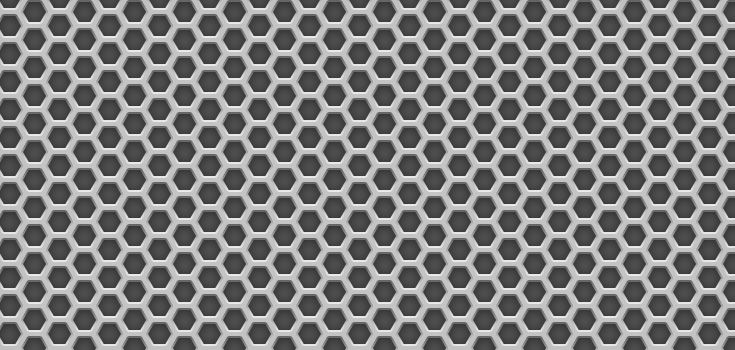
#> input picture B2-Computer_Vision_1/TP2/metalgrid.jpg, 735 x 350 px
$ jupyter execute TrabajoPractico2.ipynb   (shell and % lines are left out)
#> lines starting #> are read from the running program, lines starting #| are printed output that depends on the picture
# Trabajo Practico 2: Filtros y Deteccion de bordes
<p style='text-align: justify;'>
    En este trabajo practico se implementa un algoritmo que:

   * Calcula los gradientes en la imagen (direccion y modulo)
   * Muestra imagenes de angulo y modulo
   * Marca con color las direcciones de gradientes mas altos

    Para ello, haremos uso del algoritmo de Canny. (https://docs.opencv.org/3.4/da/d22/tutorial_py_canny.html)
</p>

[cell 1]
# %matplotlib inline

# OpenCV-Python utiliza NumPy para el manejo de imágenes
import numpy as np
# cv2 es el módulo python para acceder a OpenCV
import cv2 as cv
# Usamos las poderosas herramientas de graficación de matplotlib para mostrar imágenes, perfiles, histogramas, etc
import matplotlib.pyplot as plt
# Importamos librerías para manejo de tiempo
import time

[cell 2]
img = cv.imread('metalgrid.jpg')
#> img is the input picture: shape (350, 735, 3); min 38, max 250, mean 125.4
gray = cv.cvtColor(img, cv.COLOR_BGR2GRAY)

<p style='text-align: justify;'>
    En primer lugar utilizaremos un filtro gaussiano 5x5 con media 0 para reducir el ruido de la imagen.
</p>

[cell 3]
# Suavizado Gaussiano
#====================
start = time.time()

blur = cv.GaussianBlur(gray,(5,5),0)
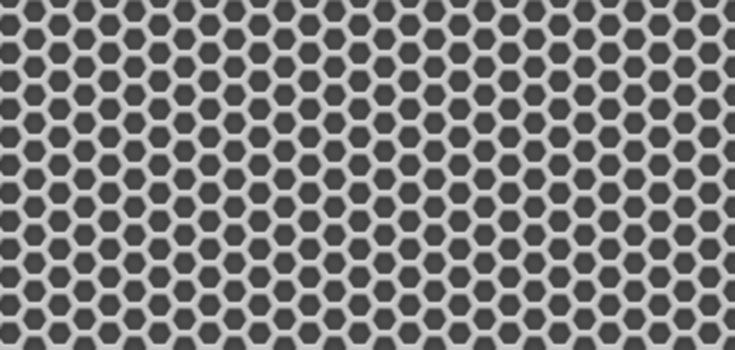
#> blur: shape (350, 735); min 59, max 212, mean 125.4

elapsed = time.time()-start
print('Blur {} segundos'.format(elapsed))

<p style='text-align: justify;'>
    El siguiente paso es encontrar el gradiente de intensindad de la imagen. Utilizaremos un filtro de Sobel en direccion X e Y
</p>

[cell 4]
# Gradientes
#===========
start = time.time()

# Aplicamos Sobelx en 'float32' y luego convertimos de nuevo a 8-bit para evitar overflow
sobelx_64 = cv.Sobel(blur,cv.CV_32F,1,0,ksize=3)
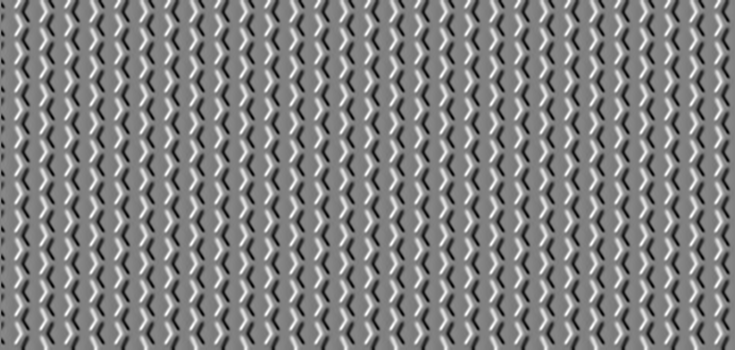
#> sobelx_64: shape (350, 735) float32; min -328, max 320, mean -0.3; drawn with min black and max white
absx_64 = np.absolute(sobelx_64)
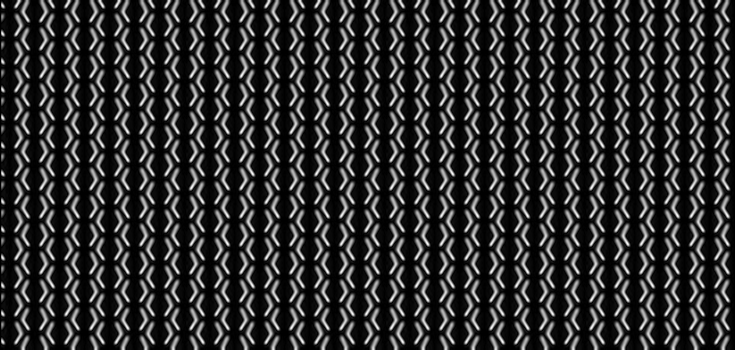
#> absx_64: shape (350, 735) float32; min 0, max 328, mean 65.9; drawn with min black and max white
sobelx_8u1 = absx_64/absx_64.max()*255
sobelx_8u = np.uint8(sobelx_8u1)

# De igual modo para Sobely
sobely_64 = cv.Sobel(blur,cv.CV_32F,0,1,ksize=3)
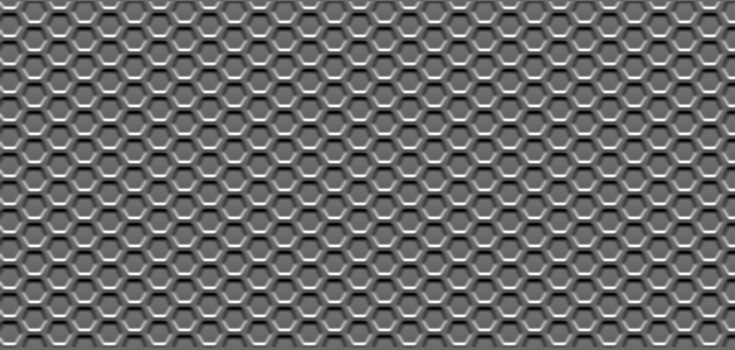
#> sobely_64: shape (350, 735) float32; min -291, max 415, mean 0.5; drawn with min black and max white
absy_64 = np.absolute(sobely_64)
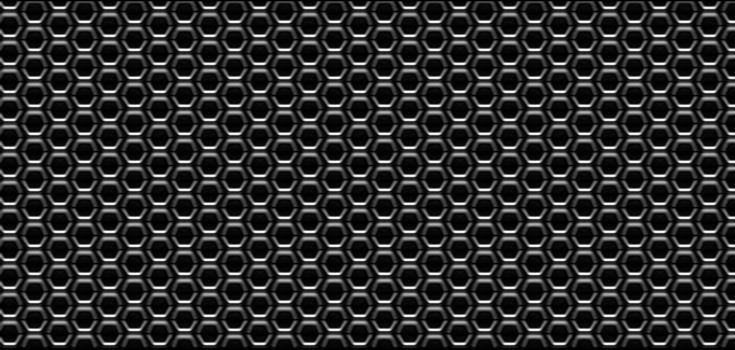
#> absy_64: shape (350, 735) float32; min 0, max 415, mean 75.3; drawn with min black and max white
sobely_8u1 = absy_64/absy_64.max()*255
sobely_8u = np.uint8(sobely_8u1)

# De los gradiente calculamos Magnitud y lo pasamos a 8-bit (Opcional)
mag = np.hypot(sobelx_8u, sobely_8u)
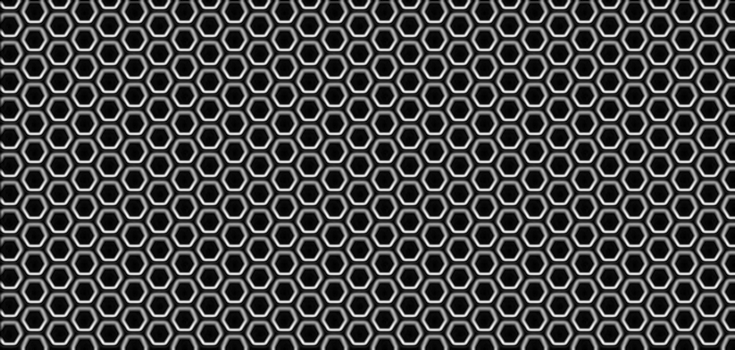
#> mag: shape (350, 735) float16; min 0, max 282.2, mean 78; drawn with min black and max white
mag = mag/mag.max()*255
mag = np.uint8(mag)

# Encontramos la Dirección y la pasamos a grados
theta = np.arctan2(sobely_64, sobelx_64)
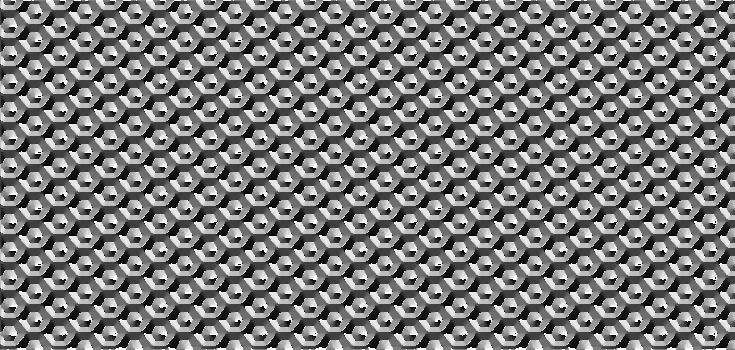
#> theta: shape (350, 735) float32; min -3.14, max 3.14, mean -0.104; drawn with min black and max white
angle = np.rad2deg(theta)

elapsed = time.time()-start
print('Gradientes {} segundos'.format(elapsed))

[cell 5]
# Supresión de no-máximos
#========================
start = time.time()

# Encontramos los píxels vecinos (b,c) en la dirección (redondeadea) del gradiente y aplicamos la supresión de no-máximos
M, N = mag.shape
#> M = 350; N = 735
Non_max = np.zeros((M,N), dtype= np.uint8)

horizontal = []
# Borde:


for i in range(1,M-1):
    for j in range(1,N-1):
        # Horizontal 0
        if (0 <= angle[i,j] < 22.5) or (157.5 <= angle[i,j] <= 180) or (-22.5 <= angle[i,j] < 0) or (-180 <= angle[i,j] < -157.5):
            b = mag[i, j+1]
            c = mag[i, j-1]
            horizontal.append((i,j))
        # Diagonal 45
        elif (22.5 <= angle[i,j] < 67.5) or (-157.5 <= angle[i,j] < -112.5):
            b = mag[i+1, j+1]
            c = mag[i-1, j-1]
        # Vertical 90
        elif (67.5 <= angle[i,j] < 112.5) or (-112.5 <= angle[i,j] < -67.5):
            b = mag[i+1, j]
            c = mag[i-1, j]
        # Diagonal 135
        elif (112.5 <= angle[i,j] < 157.5) or (-67.5 <= angle[i,j] < -22.5):
            b = mag[i+1, j-1]
            c = mag[i-1, j+1]

        # Supresión de no-máximos
        if (mag[i,j] >= b) and (mag[i,j] >= c):
            Non_max[i,j] = mag[i,j]
        else:
            Non_max[i,j] = 0
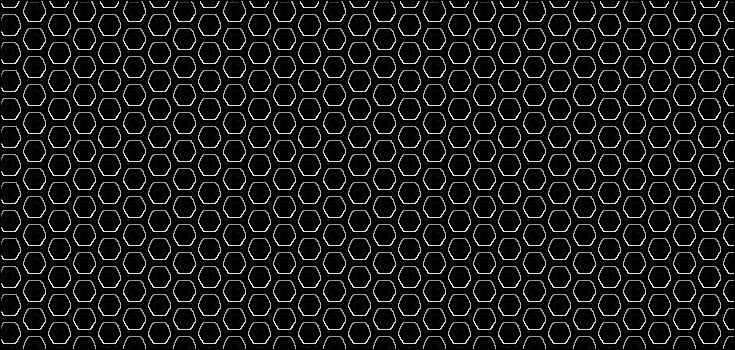
#> Non_max: shape (350, 735); min 0, max 255, mean 24.6
#> after the loop, horizontal = 40159 items

elapsed = time.time()-start
print('No-máximos {} segundos'.format(elapsed))

# Umbralizado por histéresis
#===========================
start = time.time()

UmbralAlto = 21
UmbralBajo = 15

M, N = Non_max.shape
out = np.zeros((M,N), dtype= np.uint8)

# Si la intensidad de un borde es mayor a 'UmbralAlto' es seguro un umbral, debajo de 'UmbralBajo' seguro no es
strong_i, strong_j = np.where(Non_max >= UmbralAlto)
zeros_i, zeros_j = np.where(Non_max < UmbralBajo)

# Bordes débiles
weak_i, weak_j = np.where((Non_max <= UmbralAlto) & (Non_max >= UmbralBajo))
#> weak_i = 1773 values from 7 to 348; weak_j = 1773 values, max 726 at index 125, min 1 at index 21, mean 372

# Setear el mismo valor a todos los tipos de píxel
out[strong_i, strong_j] = 255
out[zeros_i, zeros_j ] = 0
out[weak_i, weak_j] = 75

elapsed = time.time()-start
print('Histéresis {} segundos'.format(elapsed))

# Armo la imagen de bordes
#=========================
start = time.time()
M, N = out.shape
for i in range(1, M-1):
    for j in range(1, N-1):
        if (out[i,j] == 75):
            if 255 in [out[i+1, j-1],out[i+1, j],out[i+1, j+1],out[i, j-1],out[i, j+1],out[i-1, j-1],out[i-1, j],out[i-1, j+1]]:
                out[i, j] = 255
            else:
                out[i, j] = 0

elapsed = time.time()-start
print('Armado imagen bordes {} segundos'.format(elapsed))

print(horizontal)
#> (printed output is left out)

#for h in range(len(horizontal)-1):
#    cv.line(out,horizontal[h],horizontal[h+1],(0,0,255),2,cv.LINE_AA)

# Muestro la imagen
#==================
cv.imshow("Canny",out)
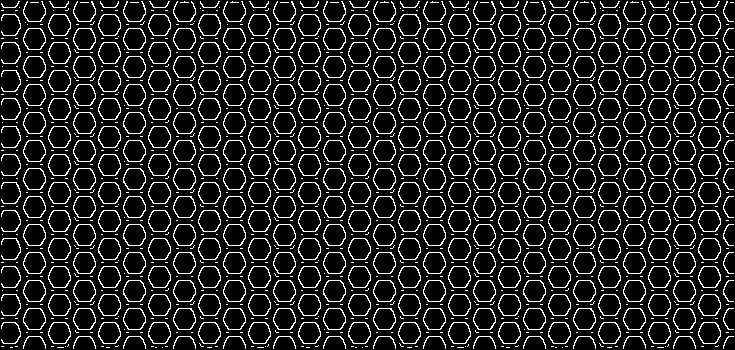
#> window 'Canny': shape (350, 735); 13.2% white in thin lines or dots
plt.imshow(out)
plt.show()

$ run again, with B2-Computer_Vision_1/TP2/tela2.jpg copied over B2-Computer_Vision_1/TP2/metalgrid.jpg
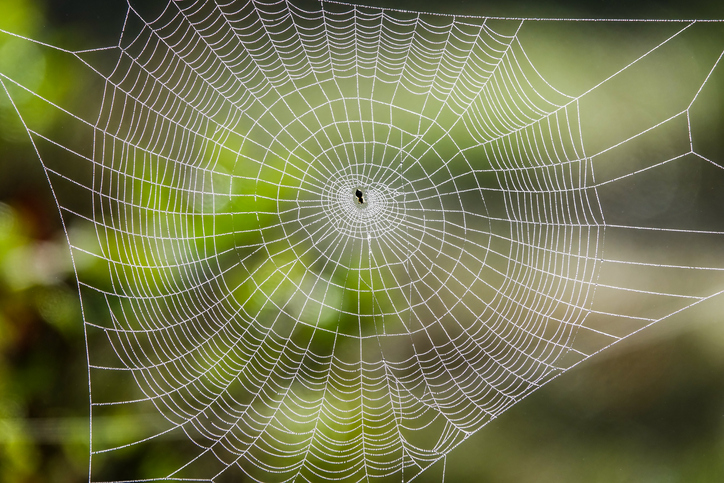
#> input picture B2-Computer_Vision_1/TP2/tela2.jpg, 724 x 483 px
#> img is the input picture: shape (483, 724, 3); mean B, G, R 77.3, 118.2, 115.2
#> after the loop `for i in range(1,M-1):`:
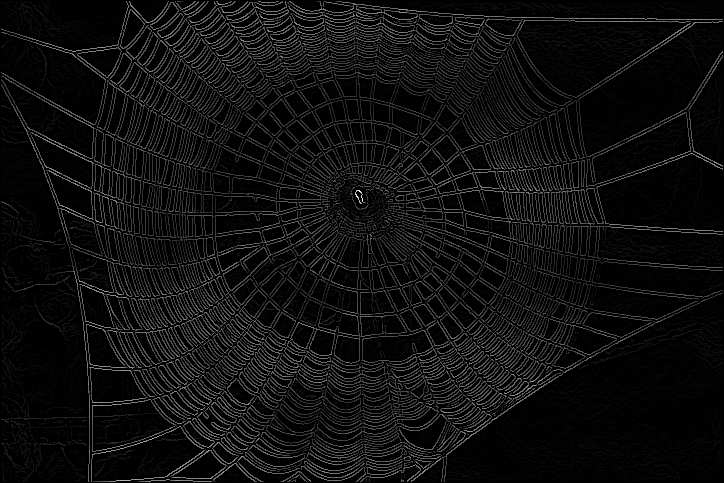
#> Non_max: shape (483, 724); min 0, max 255, mean 15.2
#> after the loop `for i in range(1,M-1):`: horizontal = 73857 items
#> weak_i = 2667 values from 1 to 481; weak_j = 2667 values, max 722 at index 932, min 1 at index 241, mean 231.1
#> (printed output is left out)
#> `cv.imshow("Canny",out)`:
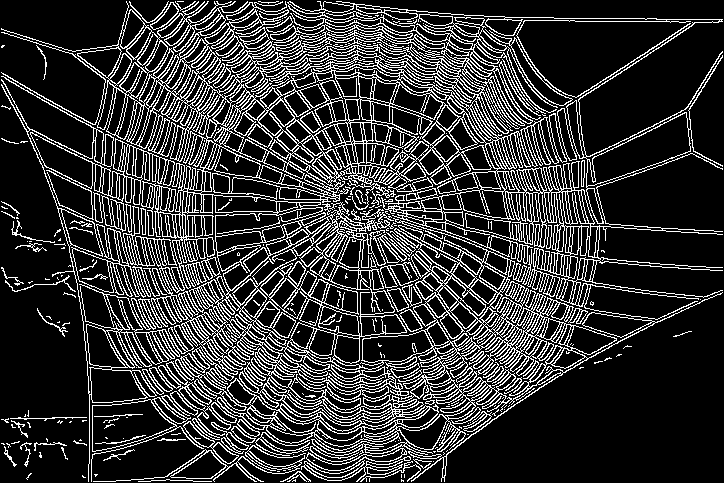
#> window 'Canny': shape (483, 724); 20.2% white in thin lines or dots
